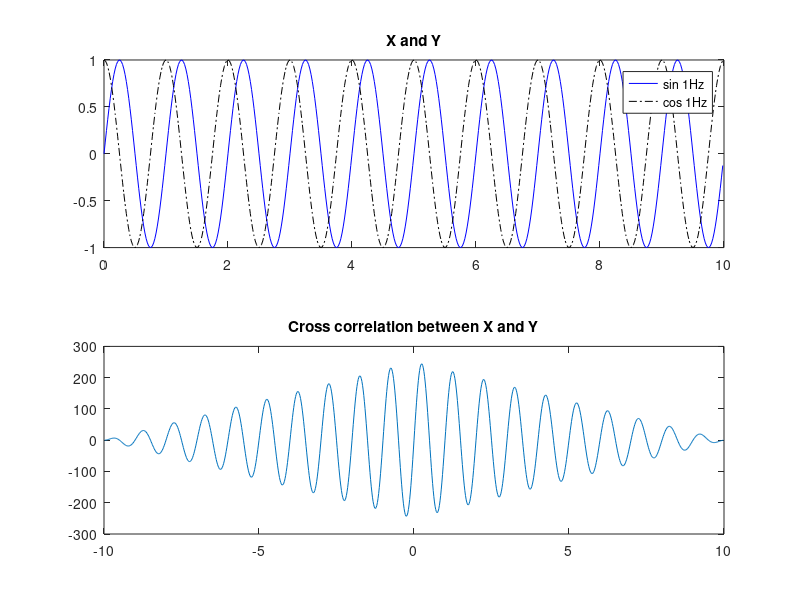

Source code (MATLAB):
% Cross correlation example
clear all; close all;
Ts = 0.02; %time sample 0.2ms
t = (0:499)*Ts;
x = sin(2*pi*t);
y = cos(2*pi*t);
%%
subplot(2,1,1);
grid on;
plot(t, x, 'b'); hold on;
plot(t, y, '-.k');
legend ('sin 1Hz', 'cos 1Hz');
title('X and Y');

subplot(2,1,2);
grid on;
[rxy, lags] = xcorr(x,y);
plot(lags*Ts, rxy); %lags*Ts to match with the time on the original plots
title('Cross correlation between X and Y');
